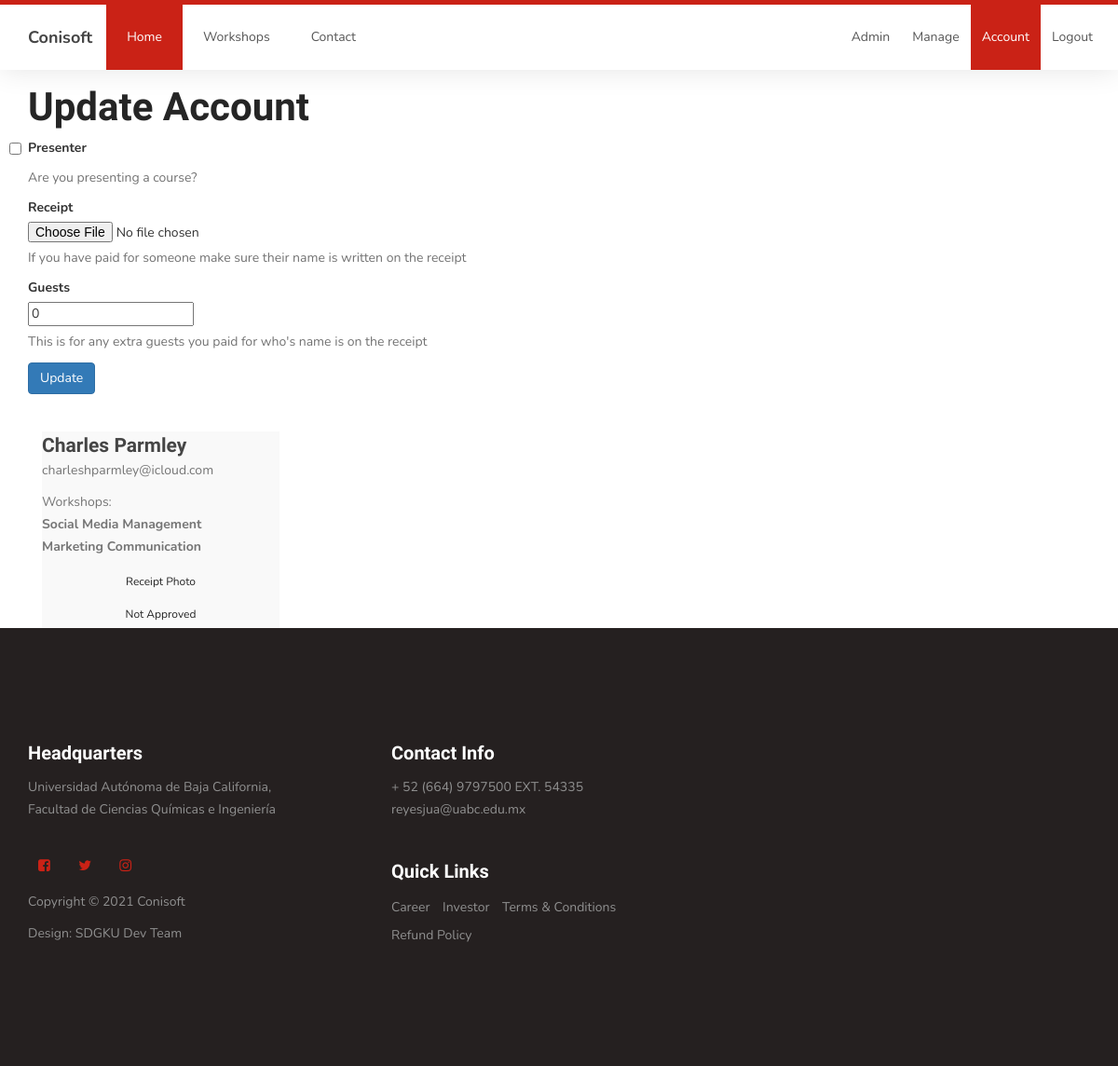
/account (signed in), run on an earlier commit of the app's database.
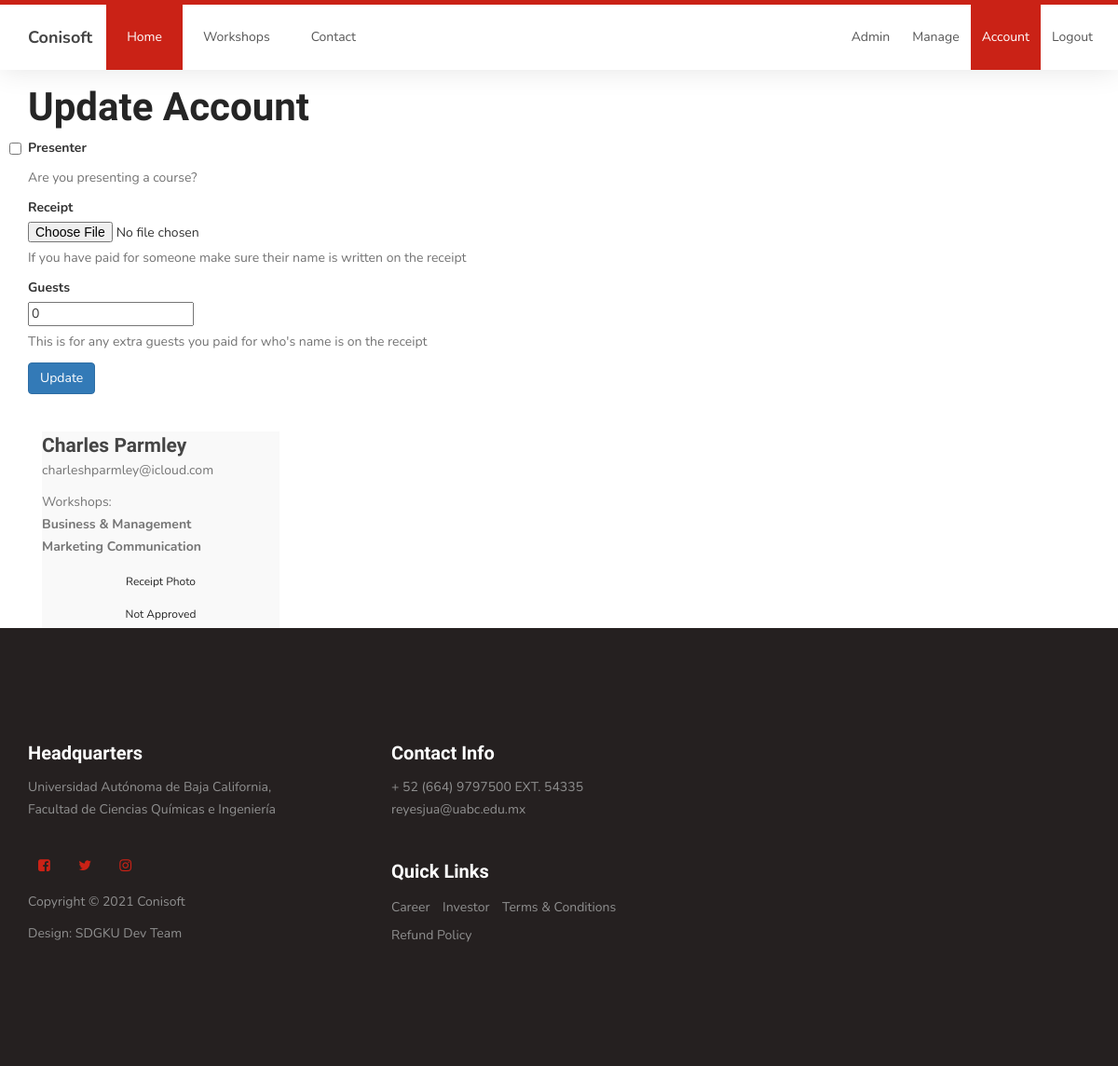
And on a later commit of the database.
### mainApp/models.py (models this page shows, shortened)
class User(AbstractBaseUser):
    email = models.EmailField(
        verbose_name='email address',
        max_length=255,
        unique=True,
    )
    is_active = models.BooleanField(default=True)
    staff = models.BooleanField(default=False) # a admin user; non super-user
    admin = models.BooleanField(default=False) # a superuser
    Full_Name = models.CharField(max_length=200)
    industry_type = models.CharField(max_length=200)
    presenter = models.BooleanField(default=False)
    is_approved = models.BooleanField(default=False) # reciept approval
    paper = models.FileField('paper', upload_to='papers', null=True, blank=True)
    guests = models.IntegerField(default=0, null=True)
    workshops_subscribed = models.IntegerField(default=0)
    receipt_photo = models.ImageField('Receipt Photo', upload_to='receipts', null=True, blank=True)
    course_1_name = models.CharField(max_length=200, null=True, default='None')
    course_1_id = models.IntegerField(default=0, null=True)
    course_1_link = models.CharField(max_length=200, null=True, default='None')
    course_2_name = models.CharField(max_length=200, null=True, default='None')
    course_2_id = models.IntegerField(default=0, null=True)
    course_2_link = models.CharField(max_length=200, null=True, default='None')
    USERNAME_FIELD = 'email'
    REQUIRED_FIELDS = [] # Email & Password are required by default.
    @property
    def is_staff(self):
        return self.staff
    @property
    def is_admin(self):
        return self.admin
    objects = UserManager()

### mainApp/views.py (the view, shortened to what this page needs)
# urls.py: path('account', AccountView.edit_account, name='account')
	def edit_account(request):
		form = AccountForm()
		returned_objects_dictionary = {'courses':Course.objects.all(), 'users':User.objects.all()}
		return render(request, 'account.html', context={'account_form': form, 'returned_objects_dictionary':returned_objects_dictionary})

### mainApp/forms.py
class AccountForm(forms.Form):
	presenter = forms.BooleanField(required=False, help_text='Are you presenting a course?', initial=False)
	paper = forms.FileField(required=False, help_text='Upload your course paper')
	industry_type = forms.ChoiceField(choices=industry_choices, required=False, help_text='Select your industry type')
	receipt = forms.FileField(required=False, help_text='If you have paid for someone make sure their name is written on the receipt')
	guests = forms.IntegerField(required=False, help_text="This is for any extra guests you paid for who's name is on the receipt", initial=0)
	class Meta:
		model = User
		fields = ('industry_type', 'presenter', 'paper', 'receipt', 'guests')

### templates/account.html (shortened to what this page needs)
{% extends "base.html" %}
{% load crispy_forms_tags %}
{% block content %}
<div style="margin-bottom: 2rem;" class="container py-5">
	<h1>Update Account</h1>
	<form method="POST" enctype='multipart/form-data'>
		{{ account_form|crispy }}
		<button class="btn btn-primary" type="submit">Update</button>
	</form>
</div>
<div class="container">
	<div class="row">
		<div class="col-md-12 col-sm-12">
			{% for users in returned_objects_dictionary.users %}
			{% if users.id == user.id %}
			<div class="col-md-3 col-sm-3">
				<div class="item">
					<div class="courses-thumb">
						<div class="card" style="width: 100%;">
							<div class="card-body">
								<a><h3 class="card-title">{{ user.Full_Name }}</h3></a>
								<a><p class="card-text">{{ user.email }}</p></a>
								<a><p class="card-text">Workshops: <br><strong>{{ user.course_1_name }} <br>{{ user.course_2_name }}</strong></p></a>
								<div class="">
								{% if user.receipt_photo %}
									<a href='media/{{ user.receipt }}' class="btn btn-primary btn-sm" style="width: 100%; margin-bottom: 5px;" alt="Missing">Receipt Photo</a>
								{% else %}
									<a href='/admin/mainApp/user/{{user.id}}/change/' class="btn btn-outline-primary btn-sm" style="width: 100%; margin-bottom: 5px;" alt="Missing">Receipt Photo</a>
								{% endif %}
								{% if user.course_1_approval == True %}
									<a class="btn btn-primary btn-sm" style="width: 100%;">Approved</a>
								{% else %}
									<a class="btn btn-outline-primary btn-sm" style="width: 100%;">Not Approved</a>
								{% endif %}
							</div>
						</div>
					</div>
				</div>
			</div>
			{% endif %}
			{% empty %}
				<h1>No Results</h1>
			{% endfor %}
		</div>
	</div>
</div>
{% endblock %}

What changed in the data, as far as the page shows it:
changed User "Charles Parmley": course_1_name "Social Media Management" → "Business & Management"
